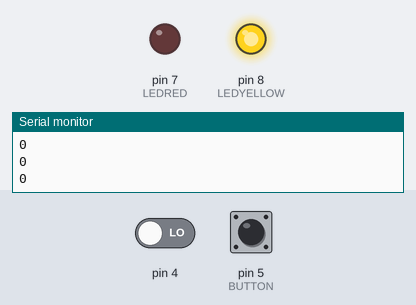
This sketch was run on a simulated Arduino Uno, built with avr-gcc and run on an emulated ATmega328P. Shown: output pins drawn as LEDs (lit = HIGH), the last lines printed to the serial monitor. The test bench sets the inputs (shaded band); at power-on: pin 5 (BUTTON) HIGH, pin 4 LOW.

Above: at 2.8 s.
2.9 s: pin 5 (BUTTON) pulled LOW for 1.2 s
At 4.0 s:
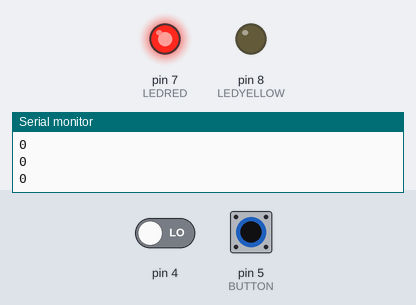
6.5 s: pin 5 (BUTTON) pulled LOW for 3.2 s
At 10.5 s:
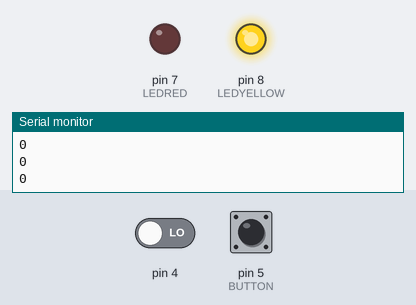
Timing chart, 0 to 12.0 s (numbered marks = the images above; inputs shaded):
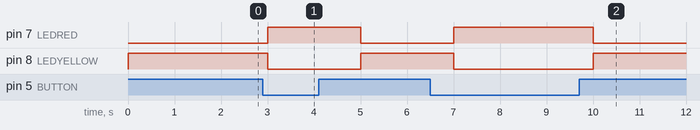

Measured:
- after the input at 2.9 s, pin 7 (LEDRED): LOW → HIGH after 0.10 s, → LOW 2.0 s later; pin 8 (LEDYELLOW): HIGH → LOW after 0.10 s, → HIGH 2.0 s later
- after the input at 6.5 s, pin 7 (LEDRED): LOW → HIGH after 0.50 s, → LOW 3.0 s later; pin 8 (LEDYELLOW): HIGH → LOW after 0.50 s, → HIGH 3.0 s later

The sketch:

pushbutton_1.ino
```cpp
const int BUTTON = 5;
const int LEDRED = 7;
const int LEDYELLOW = 8;
int BUTTONstate = 0;

void setup() {
  // put your setup code here, to run once:
  Serial.begin(9600);
  pinMode(BUTTON, INPUT);
  pinMode(LEDRED, OUTPUT);
  pinMode(LEDYELLOW, OUTPUT);
}

void loop() {
  //put your main code here, to run repeatedly:
  int r = digitalRead(4);
  Serial.println(r);
  BUTTONstate = digitalRead(BUTTON);


  if (BUTTONstate == LOW)
  {
    digitalWrite(LEDRED, HIGH);
    digitalWrite(LEDYELLOW, HIGH);
  }
  else{
    digitalWrite(LEDRED, LOW);
    digitalWrite(LEDYELLOW, LOW);
  }
    if (BUTTONstate == HIGH)
  {
    digitalWrite(LEDYELLOW, HIGH);
    delay(1000);
  }
  else{
    digitalWrite(LEDYELLOW, LOW);
    delay(1000);
  }
}
```
